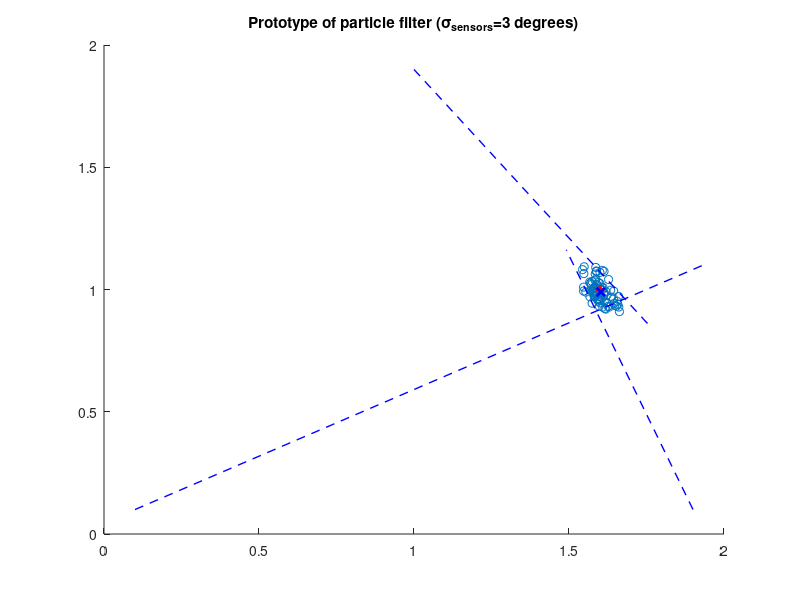
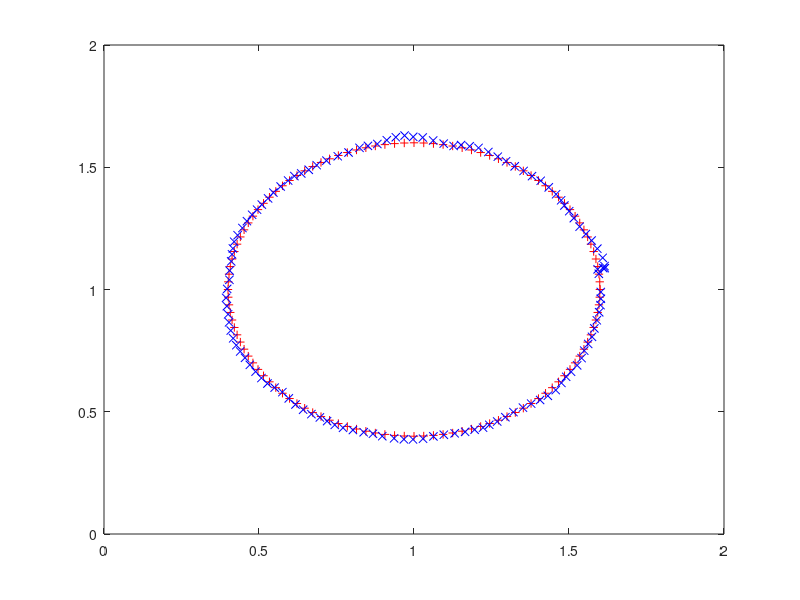
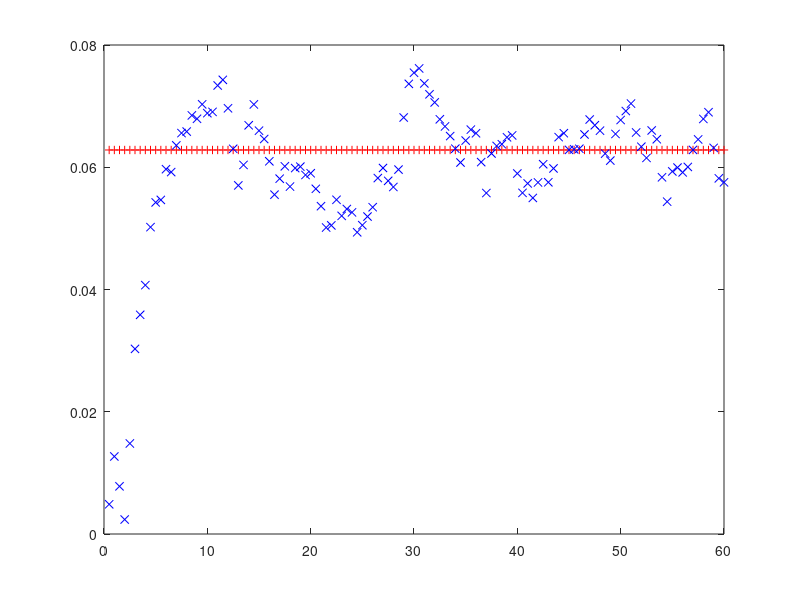

Reproduce these figures in MATLAB, in order.
%% Clean up
close all
clear all

%% Set basic options
N = 80
stddegrees = 3;
T = 0.5;
cat(1) = 0.1 + i * 0.1;
cat(2) = 1.9 + i * 0.1;
cat(3) = 1 + i * 1.9;
no_sensors = 3;

%% Set settings for methods and plotting
make_mov = 0;			% Record movie
make_images = 0;		% Write plots to images
survival_of_fittest = 1;	% Resampling method (alt. complete resampling)

% Init movie
if (make_mov)
	mov = avifile('particle_filter.avi');
end


%% Init data
% Init particles (x, y, vx, vy, w, age)
p = [rand(N, 2)*2 , rand(N, 2)*0.04-0.02, ones(N, 1)*(1/N), zeros(N, 1)];
Nuc = floor(N*3/4);	% Set up cut-offs
Nlc = floor(N*1/4);
% Init misc data
%[X, Y] = meshgrid(0:.02:2, 0:.02:2);
sensor_std = stddegrees*(pi/180);	% Standard deviation in radians
titletext = sprintf('Prototype of particle filter (\\sigma_{sensors}=%i degrees)', stddegrees);
frame = 1;
lastmouse = 1.6 + i;
time = 0:T:60;	% Time span of simulation
real_states = zeros(size(time, 2), 4);
est_states = zeros(size(time, 2), 4);

figure
tic
for t = time
	% Update mouse
	theta = t*(2*pi/max(time));
	mouse = 1 + 0.6*cos(theta) + i*(1 + 0.6*sin(theta));
	movement = mouse - lastmouse;

	% Update sensor data and add noise
	sensor_v = (mouse - cat) .* exp(i*randn(1, 3)*sensor_std);
	sensor_d = abs(sensor_v);
	sensor_v = sensor_v ./ sensor_d;

	% Integrate particles
	p(:, 1) = p(:, 1) + T*p(:, 3);
	p(:, 2) = p(:, 2) + T*p(:, 4);

	% Compare particles to sensors inputs
	for g = 1:no_sensors
		z = angle((p(:, 1) + i*p(:, 2)) - cat(g));
		mu = angle(mouse - cat(g));
		% Penalty function
		%w = (1/sqrt(2*pi*s^2))*exp(-((z - mu).^2)/(2*sensor_std^2));
		w = exp(-((z - mu).^2)/(2*sensor_std^2));	% No constant
		p(:, 5) = p(:, 5) .* w;	% Update weights
	end

	% Normalise
	p(:, 5) = p(:, 5)/sum(p(:, 5));

	% Inc age
	p(:, 6) = p(:, 6) + 1;

	% Sort according to weights
	A = p;
	[OldRowNumber, NewRowNumber] = sort(A(:, 5));
	p = A(NewRowNumber, :);

	% Calculate mean
	%m = [mean(p(Nuc:N, 1)) mean(p(Nuc:N, 2))];
	m = [sum(p(:, 1).*p(:, 5)) sum(p(:, 2).*p(:, 5))];
	m_v = [sum(p(:, 3).*p(:, 5)) sum(p(:, 4).*p(:, 5))];
	%p_std = std(p)

	% Resample
	if (survival_of_fittest)
		A = [p(Nuc:N, 1:5), zeros(N-Nuc+1, 1)];
		B = [rand(N-Nuc+1, 2)*0.02-0.01, rand(N-Nuc+1, 2)*0.1-0.05, ones(N-Nuc+1, 1), zeros(N-Nuc+1, 1)];
		p(1:Nlc+1,:) = A + B;
	else
		p = [m(1) + randn(N, 1)*p_std(1), ...
			m(2) + randn(N, 1)*p_std(2), ...
			m_v(1) + randn(N, 1)*p_std(3), ...
			m_v(2) + randn(N, 1)*p_std(4), ...
			ones(N, 1)*(1/N), zeros(N, 1)];
	end

	% Reset weights (all particles equaly posible)
	% This gives a significant performance increase! (and is also cheap)
	p(:, 5) = ones(N, 1)*(1/N);

	% Plot
	scatter(p(:,1), p(:,2), 'g.')
	axis([0 2 0 2])
	hold on
	for g = 1:no_sensors
		l = [cat(g) cat(g)+sensor_d(g)*1.2*sensor_v(g)];
		plot(real(l), imag(l), 'b--', 'LineWidth', 1)
	end
	plot(real(mouse), imag(mouse), 'r+', 'LineWidth', 2)
	plot(m(1), m(2), 'bx', 'LineWidth', 2)
	title(titletext)
	hold off

	% Save stuff for next iteration
	%lasttheta = theta;
	lastmouse = mouse;
	real_states(frame, :) = [real(mouse) imag(mouse) ...
				real(movement)/T imag(movement)/T];
	est_states(frame, :) = [m(1) m(2) m_v(1) m_v(2)];

	% Update frame counter and save frame
	frame = frame + 1;
	f2 = getframe(gcf);
	if (make_mov)
		mov = addframe(mov, f2);
	end
end
fprintf('seconds/frame %i\n', toc/(frame-1));

% Plot position
figure
plot(real_states(:, 1), real_states(:, 2), 'r+')
axis([0 2 0 2])
hold on
plot(est_states(:, 1), est_states(:, 2), 'bx')
hold off
if (make_images)
	print('particle_filter_position.png', '-dpng')
end

% Plot speed
figure
plot(time(2:end), abs(real_states(2:end, 3) + i*real_states(2:end, 4)), 'r+')
hold on
plot(time(2:end), abs(est_states(2:end, 3) + i*est_states(2:end, 4)), 'bx')
hold off
if (make_images)
	print('particle_filter_speed.png', '-dpng')
end

if (make_mov)
	mov = close(mov);
end
